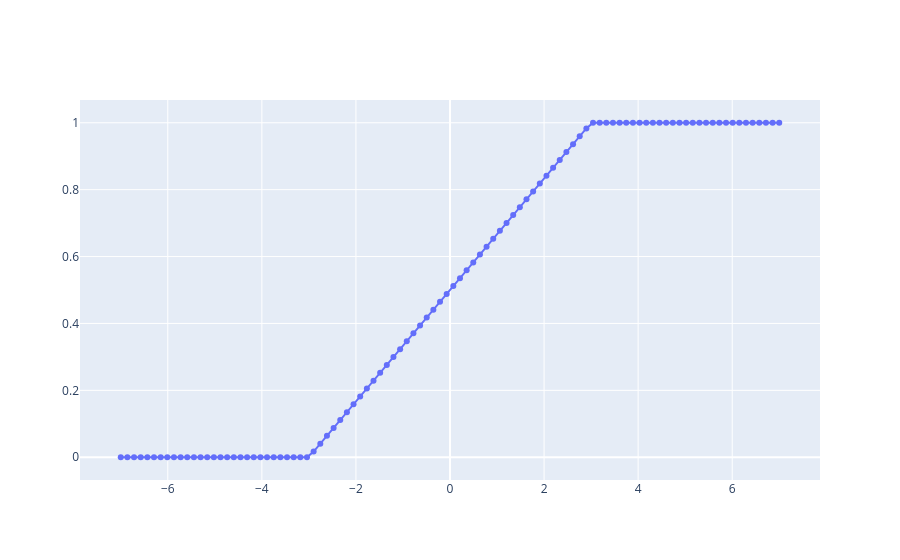

The notebook cell saved with this chart:
### Code cell
import plotly.graph_objects as go
x = np.linspace(-7, 7, 100)
y = hard_sigmoid(x)
fig = go.Figure(data=go.Scatter(x=x, y=y, mode='lines+markers'))
fig
